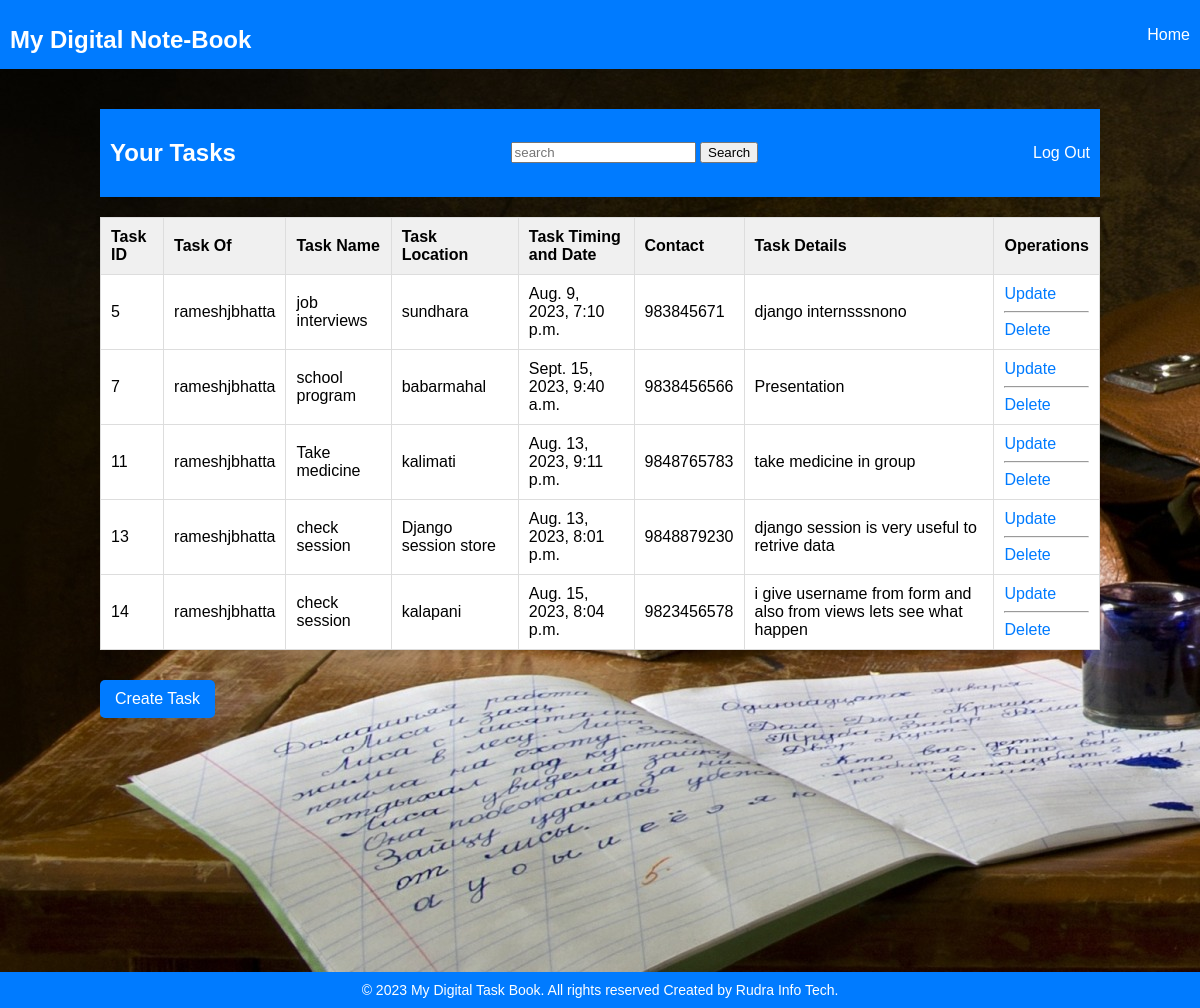
Page /home/ (signed in) on the earlier database version.
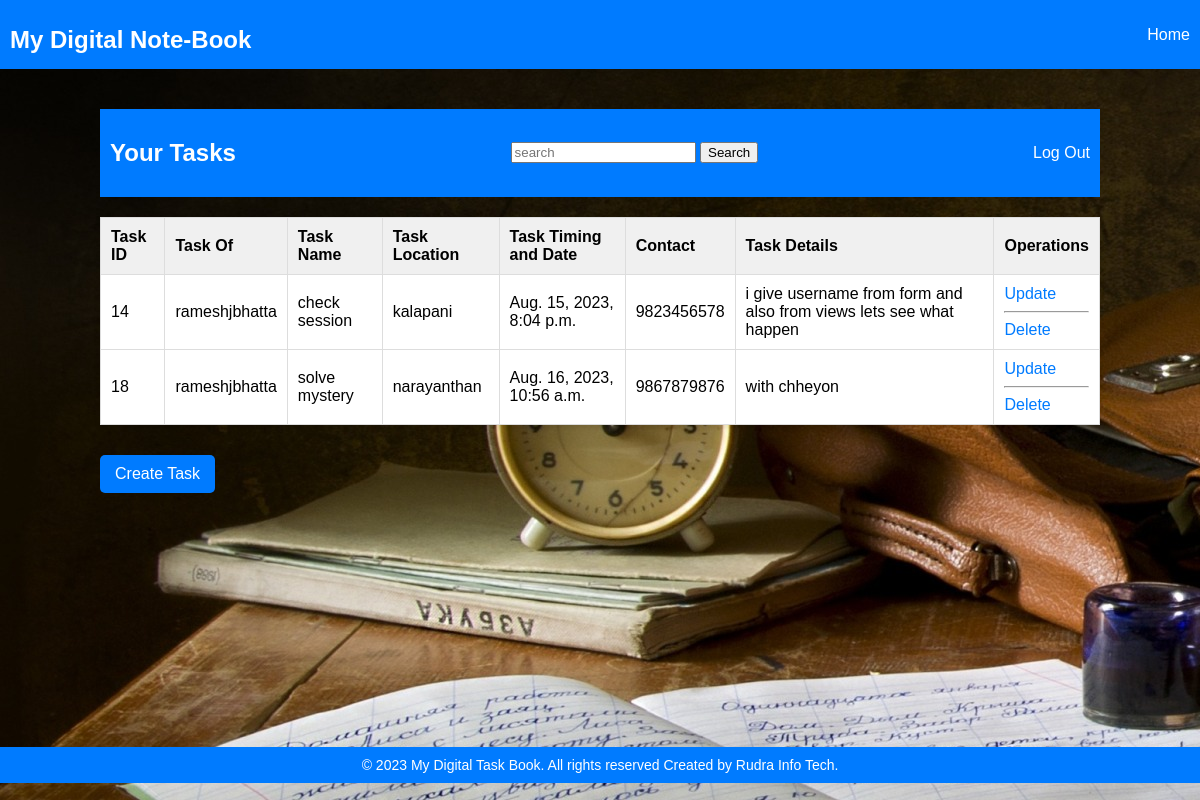
Same page on the later database version.
### taskbook/models.py (models this page shows, shortened)
class TaskInfo(models.Model):
      usertask = models.CharField(blank=False,null=False,max_length=150)
      taskname=models.CharField(max_length=250)
      location=models.CharField(max_length=250)
      mobile=models.IntegerField()
      timedate=models.DateTimeField()
      details=models.TextField(max_length=400)
      class Meta:
        db_table = "taskinfo"

### taskbook/views.py (the view)
# urls.py: 2. Add a URL to urlpatterns:  path('', views.home, name='home')
def home(request):
    user_id = request.session.get('user_id')  # Retrieve user_id from session
    if user_id:
        try:
            user = UserInfo.objects.get(id=user_id)  # Fetch user information using user_id
            tasks = TaskInfo.objects.filter(usertask=user.username)  # Fetch tasks as before
            return render(request, 'taskbook/home.html', {'user': user, 'tasks': tasks})
        except UserInfo.DoesNotExist:
            return redirect('loginpage') # Handle if user doesn't exist
    return redirect('homepage')  # Redirect to login if user_id is not present or user doesn't exist

### taskbook/templates/taskbook/home.html (shortened to what this page needs)
{% load static %}
{% include 'taskbook/header.html' %}
    <div class="container">
        <header>
               <h2>Your Tasks </h2>
            <form method="get" action="{% url 'searchpage'  %}">
                <input type="search" name="q"  placeholder="search" >
                <button type="submit"  >Search</button>
            </form>
            <a href="{% url 'logoutpage' %}">Log Out</a>
        </header>
        <table>
            <tr>
                <th>Task ID</th>
                <th>Task Of</th>
                <th>Task Name</th>
                <th>Task Location</th>
                <th>Task Timing and Date</th>
                <th>Contact</th>
                <th>Task Details</th>
                <th>Operations</th>
            </tr>
            {% for task in tasks %}
            <tr>
                <td>{{ task.id }}</td>
                <td>{{ task.usertask }}</td>
                <td>{{ task.taskname }}</td>
                <td>{{ task.location }}</td>
                <td>{{ task.timedate }}</td>
                <td>{{ task.mobile }}</td>
                <td>{{ task.details }}</td>
                <td><a href="{% url 'updatepage' task.id %}">Update</a><hr>
                    <a href="{% url 'deletepage' task.id %}">Delete</a></td>
            </tr>
            {% endfor %}
        </table>
        <a class="create-link" href="{% url 'createpage' %}">Create Task</a>
    </div>
    <br><br><br><br><br><br><br><br><br><br><br><br><br>
{% include 'taskbook/footer.html' %}

### taskbook/templates/taskbook/header.html (shortened to what this page needs)
{% load static %}
<!DOCTYPE html>
<html>
<head>
<link rel="stylesheet" href="{% static 'taskbook/css/header.css' %}">
</head>
<body style="background-image:url(taskbook/static/taskbook/images/book.jpg);
" >
    <header>
        <h1>My Digital Note-Book</h1>
        <a href="{% url 'homepage' %}">Home </a>
    </header>

### taskbook/templates/taskbook/footer.html
{% load static %}
<link rel="stylesheet" href="{% static 'taskbook/css/header.css' %}">
<footer class="footer">
    <div class="footer-content">
        &copy; 2023 My Digital Task Book. All rights reserved Created by Rudra Info Tech.
    </div>
</footer>

### taskbook/static/taskbook/css/header.css (style rules this page uses)
.footer { text-align: center; padding: 10px 0; background-color: #007bff; color: white; bottom: 0; width: 100%; }
.footer-content { font-size: 14px; }
body { font-family: Arial, sans-serif; background-color: #f0f0f0; margin: 0; padding: 0; }
.container { max-width: 1000px; margin: 0 auto; padding: 20px; }
header { display: flex; justify-content: space-between; align-items: center; margin-bottom: 20px; padding: 10px; background-color: #007bff; color: white; }
header a { color: white; text-decoration: none; }
h1 { font-size: 24px; margin-bottom: 5px; }
table { width: 100%; border-collapse: collapse; margin-bottom: 20px; background-color: white; box-shadow: 0 2px 6px rgba(0, 0, 0, 0.1); }
th, td { padding: 10px; border: 1px solid #ddd; text-align: left; }
th { background-color: #f0f0f0; }
a { text-decoration: none; color: #007bff; }
.create-link { display: inline-block; padding: 10px 15px; background-color: #007bff; color: white; border-radius: 5px; margin-top: 10px; }

Differences in the rows shown:
removed TaskInfo: id "5", usertask "rameshjbhatta", taskname "job interviews", location "sundhara", timedate "Aug. 9, 2023, 7:10 p.m.", mobile "983845671", details "django internsssnono"
removed TaskInfo: id "7", usertask "rameshjbhatta", taskname "school program", location "babarmahal", timedate "Sept. 15, 2023, 9:40 a.m.", mobile "9838456566", details "Presentation"
removed TaskInfo: id "11", usertask "rameshjbhatta", taskname "Take medicine", location "kalimati", timedate "Aug. 13, 2023, 9:11 p.m.", mobile "9848765783", details "take medicine in group"
removed TaskInfo: id "13", usertask "rameshjbhatta", taskname "check session", location "Django session store", timedate "Aug. 13, 2023, 8:01 p.m.", mobile "9848879230", details "django session is very useful to retrive data"
added TaskInfo: id "18", usertask "rameshjbhatta", taskname "solve mystery", location "narayanthan", timedate "Aug. 16, 2023, 10:56 a.m.", mobile "9867879876", details "with chheyon"
